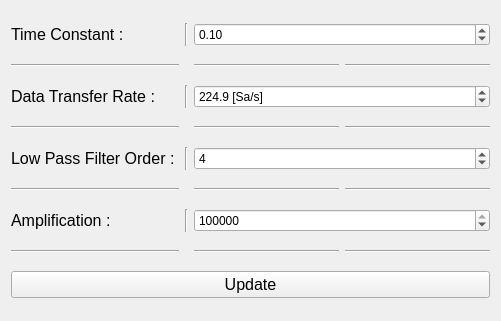
     <widget class="QWidget" name="gridLayoutWidget">
      <property name="geometry">
       <rect>
        <x>50</x>
        <y>440</y>
        <width>501</width>
        <height>321</height>
       </rect>
      </property>
      <layout class="QGridLayout" name="gridLayout_lockin">
       <item row="5" column="4">
        <widget class="Line" name="line_91">
         <property name="orientation">
          <enum>Qt::Horizontal</enum>
         </property>
        </widget>
       </item>
       <item row="3" column="4">
        <widget class="Line" name="line_107">
         <property name="orientation">
          <enum>Qt::Horizontal</enum>
         </property>
        </widget>
       </item>
       <item row="2" column="3" colspan="2">
        <widget class="QDoubleSpinBox" name="pickDTR">
         <property name="suffix">
          <string> [Sa/s]</string>
         </property>
         <property name="decimals">
          <number>1</number>
         </property>
         <property name="maximum">
          <double>400.000000000000000</double>
         </property>
         <property name="singleStep">
          <double>0.100000000000000</double>
         </property>
         <property name="value">
          <double>224.900000000000006</double>
         </property>
        </widget>
       </item>
       <item row="5" column="3">
        <widget class="Line" name="line_90">
         <property name="orientation">
          <enum>Qt::Horizontal</enum>
         </property>
        </widget>
       </item>
       <item row="2" column="2">
        <widget class="Line" name="line_6">
         <property name="orientation">
          <enum>Qt::Vertical</enum>
         </property>
        </widget>
       </item>
       <item row="3" column="1">
        <widget class="Line" name="line_101">
         <property name="orientation">
          <enum>Qt::Horizontal</enum>
         </property>
        </widget>
       </item>
       <item row="4" column="3" colspan="2">
        <widget class="QDoubleSpinBox" name="pickLPFO">
         <property name="decimals">
          <number>0</number>
         </property>
         <property name="minimum">
          <double>1.000000000000000</double>
         </property>
         <property name="maximum">
          <double>8.000000000000000</double>
         </property>
         <property name="value">
          <double>4.000000000000000</double>
         </property>
        </widget>
       </item>
       <item row="6" column="3" colspan="2">
        <widget class="QDoubleSpinBox" name="pickAmp">
         <property name="decimals">
          <number>0</number>
         </property>
         <property name="minimum">
          <double>100.000000000000000</double>
         </property>
         <property name="maximum">
          <double>100000000.000000000000000</double>
         </property>
         <property name="singleStep">
          <double>1000.000000000000000</double>
         </property>
         <property name="value">
          <double>100000.000000000000000</double>
         </property>
        </widget>
       </item>
       <item row="6" column="2">
        <widget class="Line" name="line_85">
         <property name="orientation">
          <enum>Qt::Vertical</enum>
         </property>
        </widget>
       </item>
       <item row="0" column="2">
        <widget class="Line" name="line_3">
         <property name="orientation">
          <enum>Qt::Vertical</enum>
         </property>
        </widget>
       </item>
       <item row="1" column="4">
        <widget class="Line" name="line_94">
         <property name="orientation">
          <enum>Qt::Horizontal</enum>
         </property>
        </widget>
       </item>
       <item row="0" column="3" colspan="2">
        <widget class="QDoubleSpinBox" name="pickTC">
         <property name="minimum">
          <double>0.000000000000000</double>
         </property>
         <property name="maximum">
          <double>5.000000000000000</double>
         </property>
         <property name="singleStep">
          <double>0.001000000000000</double>
         </property>
         <property name="value">
          <double>0.100000000000000</double>
         </property>
        </widget>
       </item>
       <item row="4" column="1">
        <widget class="QLabel" name="FilterOrder">
         <property name="font">
          <font>
           <pointsize>12</pointsize>
          </font>
         </property>
         <property name="text">
          <string>Low Pass Filter Order : </string>
         </property>
        </widget>
       </item>
       <item row="5" column="1">
        <widget class="Line" name="line_89">
         <property name="orientation">
          <enum>Qt::Horizontal</enum>
         </property>
        </widget>
       </item>
       <item row="1" column="1">
        <widget class="Line" name="line_92">
         <property name="orientation">
          <enum>Qt::Horizontal</enum>
         </property>
        </widget>
       </item>
       <item row="0" column="1">
        <widget class="QLabel" name="TimeConstant">
         <property name="font">
          <font>
           <pointsize>12</pointsize>
          </font>
         </property>
         <property name="text">
          <string>Time Constant :   </string>
         </property>
        </widget>
       </item>
       <item row="7" column="3">
        <widget class="Line" name="line_87">
         <property name="orientation">
          <enum>Qt::Horizontal</enum>
         </property>
        </widget>
       </item>
       <item row="2" column="1">
        <widget class="QLabel" name="DataTransferRate">
         <property name="font">
          <font>
           <pointsize>12</pointsize>
          </font>
         </property>
         <property name="text">
          <string>Data Transfer Rate :   </string>
         </property>
        </widget>
       </item>
       <item row="4" column="2">
        <widget class="Line" name="line_108">
         <property name="orientation">
          <enum>Qt::Vertical</enum>
         </property>
        </widget>
       </item>
       <item row="1" column="3">
        <widget class="Line" name="line_93">
         <property name="orientation">
          <enum>Qt::Horizontal</enum>
         </property>
        </widget>
       </item>
       <item row="7" column="4">
        <widget class="Line" name="line_88">
         <property name="orientation">
          <enum>Qt::Horizontal</enum>
         </property>
        </widget>
       </item>
       <item row="6" column="1">
        <widget class="QLabel" name="Amplification">
         <property name="font">
          <font>
           <pointsize>12</pointsize>
          </font>
         </property>
         <property name="text">
          <string>Amplification :   </string>
         </property>
        </widget>
       </item>
       <item row="7" column="1">
        <widget class="Line" name="line_86">
         <property name="orientation">
          <enum>Qt::Horizontal</enum>
         </property>
        </widget>
       </item>
       <item row="3" column="3">
        <widget class="Line" name="line_102">
         <property name="orientation">
          <enum>Qt::Horizontal</enum>
         </property>
        </widget>
       </item>
       <item row="8" column="1" colspan="4">
        <widget class="QPushButton" name="lockinParameterButton">
         <property name="font">
          <font>
           <pointsize>12</pointsize>
           <weight>50</weight>
           <bold>false</bold>
          </font>
         </property>
         <property name="text">
          <string>Update</string>
         </property>
        </widget>
       </item>
      </layout>
     </widget>
